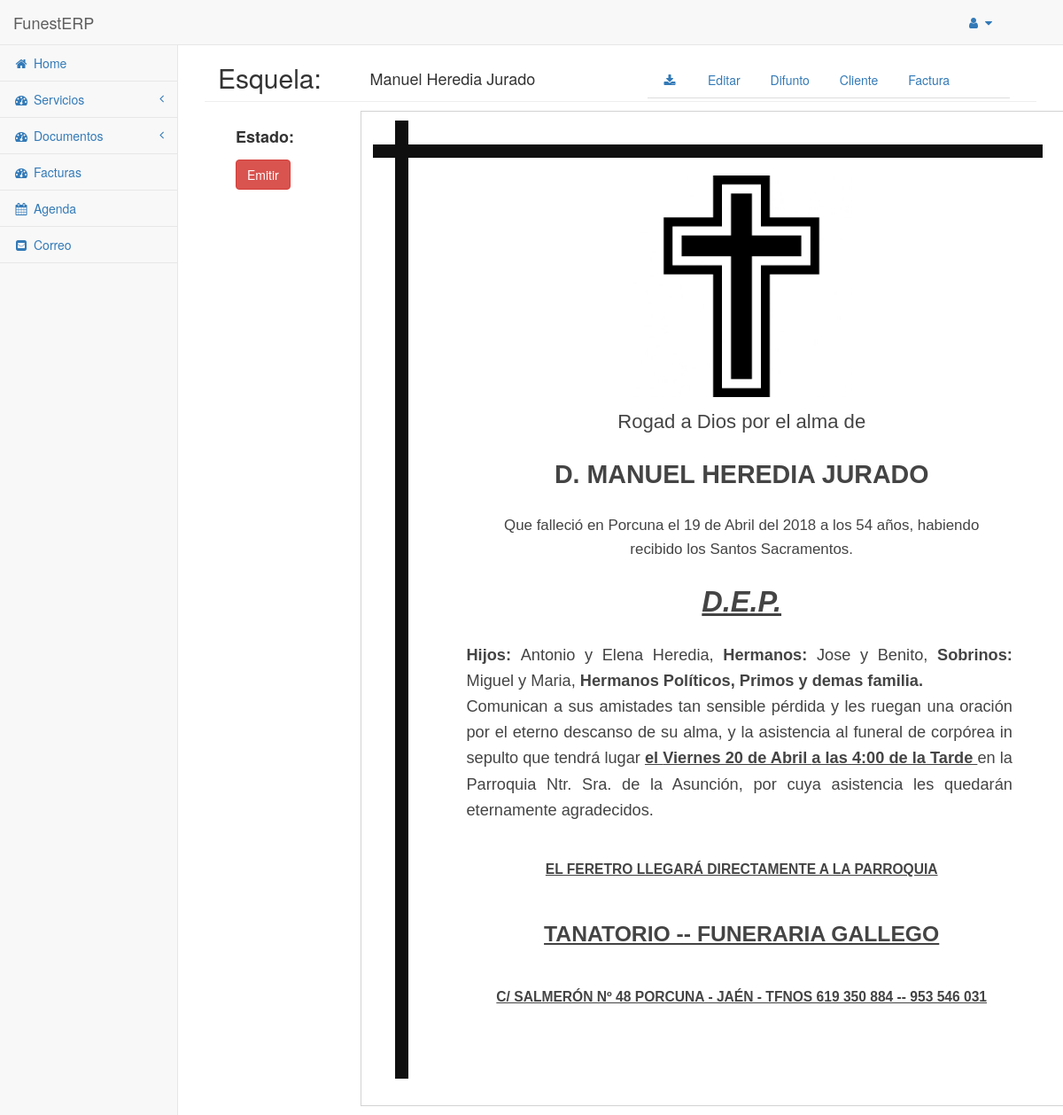
The page /erp/modulos/documentos/main.php?op=v_esquela&ref=1 on the database its author committed.
### tables this page shows
CREATE TABLE `difunto` (
  `id` int(11) NOT NULL,
  `nombre` varchar(50) NOT NULL,
  `dni` text,
  `sexo` enum('Hombre','Mujer') DEFAULT NULL,
  `poblacion` varchar(50) DEFAULT NULL,
  `provincia` varchar(50) DEFAULT NULL,
  `calle` varchar(50) DEFAULT NULL,
  `numero` varchar(11) DEFAULT NULL,
  `codigo_postal` varchar(5) DEFAULT NULL,
  `fecha_nacimiento` date DEFAULT NULL,
  `estado_civil` enum('Casado','Viudo','Soltero','') DEFAULT NULL,
  `nombre_pareja` varchar(50) DEFAULT NULL,
  `hijo_de` varchar(50) DEFAULT NULL,
  `poblacion2` varchar(50) DEFAULT NULL,
  `hijo_de2` varchar(50) DEFAULT NULL,
  `poblacion3` varchar(50) DEFAULT NULL
);

CREATE TABLE `familiares` (
  `id` int(11) NOT NULL,
  `id_fam` int(11) NOT NULL,
  `rol` varchar(30) NOT NULL,
  `nombres` text NOT NULL
);

### config/API_Client.php (called while the page is built, shortened)
<?php
class APIClient {
    public $HOST = "localhost";
    public $BD = "funesterp";
    public $USER = "root";
    public $PASS = "";
    public $BD_CONEXION;
    public function __construct() {
        $this->BD_CONEXION = mysqli_connect($this->HOST, $this->USER, $this->PASS, $this->BD);
        mysqli_set_charset($this->BD_CONEXION, "utf8");
    }
    public function select($modulo, $cond = null, $campos = "*", $order = null, $limit = null) {
        $sql = $this->preparaSQL([
            "modulo" => $modulo,
            "cond" => $cond,
            "campos" => $campos,
            "order" => $order,
            "limit" => $limit
        ]);
        $resultado = $this->getRows($sql);
        return $resultado;
    }
    public function preparaSQL($parametros) {
        $parametros = (object)$parametros;
        $sql = "SELECT $parametros->campos FROM $parametros->modulo WHERE $parametros->cond";
        return $sql;
    }
    public function getRows($sql) {
        if(!$res = $this->ejecutarSQL($sql)) return null;
        $resultado = [];
        while($row = mysqli_fetch_object($res)) {
            $resultado[] = $row;
        }
        return $resultado;
    }
    public function ejecutarSQL($sql) {
        $sql = trim($sql);
        $resultado = mysqli_query($this->BD_CONEXION, $sql);
        if($resultado) return $resultado;
        return false;
    }
}

### config/API_Global.php (called while the page is built, shortened)
<?php
require __DIR__ . "/API_Client.php";
$ApiClient = new APIClient();

### erp/funciones.php (called while the page is built, shortened)
<?php
function format_fecha($fecha, $op) {
    $fecha = new DateTime($fecha);
    $meses = ["","Enero","Febrero","Marzo","Abril","Mayo","Junio","Julio","Agosto","Septiembre","Octubre","Noviembre","Diciembre"];
    if($op == "defuncion") {
        $dia = date_format($fecha, "j");
        $mes = $meses[date_format($fecha, "n")];
        $anio = date_format($fecha, "Y");
        $txt = "$dia de $mes del $anio";
    } else if($op == "entierro") {
        $mes = $meses[date_format($fecha, "n")];
        $dia_num = date_format($fecha, "j");
        $dia_txt = date_format($fecha, "D");
        if($dia_txt == "Mon") $dia_txt = "Lunes";
        else if($dia_txt == "Tue") $dia_txt = "Martes";
        else if($dia_txt == "Wed") $dia_txt = "Miercoles";
        else if($dia_txt == "Thu") $dia_txt = "Jueves";
        else if($dia_txt == "Fri") $dia_txt = "Viernes";
        else if($dia_txt == "Sat") $dia_txt = "Sábado";
        else if($dia_txt == "Sun") $dia_txt = "Domingo";
        $txt = "$dia_txt $dia_num de $mes ";
    }
    return $txt;
}
function format_hora($date) {
    $date = new DateTime($date);
    $hora = date_format($date, "g");
    $min = date_format($date, "i");
    $meridiem = date_format($date, "a");
    $meridiem = ($meridiem == "am") ? "Mañana" : "Tarde";
    $txt = "$hora:$min de la $meridiem";
    return $txt;
}
?>

### erp/modulos/documentos/v_esquela.php (the view, shortened to what this page needs)
<?php
$ref = $_GET['ref'];
$miga = $_GET['miga'];
$misa_funeral = $_GET['misa_funeral'] ? $_GET['misa_funeral'] : false;
$estructura = null;
if($miga == "") {
    $id_dif = $ref;
    $modulo = "difunto";
    $cond = "id='$id_dif'";
    $difunto = $ApiClient->select($modulo, $cond);
    $modulo = "servicio";
    $cond = "id_dif='$id_dif'";
    $servicio = $ApiClient->select($modulo, $cond);
    $modulo = "difunto_familiares";
    $cond = "id_dif='$id_dif'";
    $relacion = $ApiClient->select($modulo, $cond);
    $modulo = "familiares";
    $id_fam = $relacion[0]->id_fam;
    $cond = "id_fam='$id_fam'";
    $familiares = $ApiClient->select($modulo, $cond);
    $estructura = [
        "difunto" => $difunto[0],
        "servicio" => $servicio[0],
        "familiares" => $familiares
    ];
    $estructura['servicio']->fecha_defuncion = format_fecha($estructura['servicio']->fecha_defuncion, "defuncion");
    $estructura['servicio']->fecha_entierro = format_fecha($estructura['servicio']->fecha_entierro, "entierro");
    $estructura['servicio']->fecha_misa = format_fecha($estructura['servicio']->fecha_misa, "entierro");
    $estructura['servicio']->hora_entierro = format_hora($estructura['servicio']->hora_entierro);
    $estructura['servicio']->hora_misa = format_hora($estructura['servicio']->hora_misa);
    $estructura['difunto']->fecha_nacimiento = format_edad($estructura['difunto']->fecha_nacimiento);
}
$esquela_emitida = $relacion[0]->esquela_emitida;
$misa_emitida = $relacion[0]->misa_emitida;
?>
<div class="container-fluid">
    <div class="row border_nav">
        <div class="col-md-2"><h2>Esquela:</h2></div>
        <div class="col-md-10 alinear_nav">
            <div class="col-md-5"><h4><?= $estructura['difunto']->nombre ?></h4></div>
            <div class="col-md-7">
                <nav>
                    <ul class="nav nav-tabs">
                        <li class="" role="presentation">
                            <?php $plantilla = ($misa_funeral == true) ? "./plantillaMisa.php" : "./plantillaEsquela.php"?>
                            <a href="<?= $plantilla ?>?ref=<?= $estructura['difunto']->id ?>"><i class="fa fa-download fa-fw"></i></a>
                        </li>
                        <li class="espaciar_nav" role="presentation">
                            <a href="main.php?op=e_documentos&ref=<?= $estructura['difunto']->id ?>&miga=esquela">Editar</a>
                        </li>
                        <li class="espaciar_nav" role="presentation">
                            <a href="../servicios/main.php?op=v_defuncion&ref=<?= $estructura['difunto']->id ?>">Difunto</a>
                        </li>
                        <li class="espaciar_nav" role="presentation">
                            <a href="../servicios/main.php?op=v_cliente&miga=docs&ref=<?= $estructura['difunto']->id ?>">Cliente</a>
                        </li>
                        <li class="espaciar_nav" role="presentation">
                            <a href="../contabilidad/main.php?op=v_factura&miga=docs&ref=<?= $estructura['difunto']->id ?>">Factura</a>
                        </li>
                    </ul>
                </nav>
            </div>
        </div>
    </div>
    <div class="row">
        <div class="col-md-2 estado">
            <h4>Estado:</h4>
            <?php if($misa_funeral != true) { ?>
                <button id="btn_emitida_esquela" type="button" class="btn btn-danger" onclick="setEstado(this);">Emitir</button>
            <?php } else { ?>
                <button id="btn_emitida_misa" type="button" class="btn btn-danger" onclick="setEstado(this);">Emitir</button>
            <?php } ?>
        </div>
        <div class="col-md-8">
            <div class="row body_esquela">
                <div id="dina4">
                    <div class="row" style="margin-left: 3px;">
                        <div class="barra_superior"></div>
                        <div class="barra_lateral">
                            <div class="contenido_general">
                                <div class="row contenido_superior">
                                    <div class="col-md-10 col-md-offset-1" style="text-align: center;">
                                        <img class="tam_img" src="../../img/cruz_esquela.jpg">
                                        <div class="separado_row" style="font-size: 170%;">Rogad a Dios por el alma de</div>
                                        <div class="separado_row" style="font-size: 220%; font-weight: bold">D. <?= strtoupper($estructura['difunto']->nombre) ?></div>
                                        <div class="separado_row" style="font-size: 130%;">Que falleció en <?= $estructura['difunto']->poblacion ?> el
                                            <?= $estructura['servicio']->fecha_defuncion ?> a los <?= $estructura['difunto']->fecha_nacimiento ?> años,
                                            habiendo recibido los Santos Sacramentos.</div>
                                        <div class="separado_row subrayado" style="font-size: 250%; font-weight: bold;"><i>D.E.P.</i></div>
                                    </div>
                                </div>
                                <div class="row contenido_central" style="text-align: justify">
                                    <div class="col-md-12">
                                        <div style="font-size: 140%;">
                                            <?php foreach($estructura['familiares'] as $valor) { ?>
                                                <span><?= $valor->rol ?>: </span> <?= $valor->nombres ?>,
                                            <?php } ?>
                                            <span> Hermanos Políticos, Primos y demas familia.</span> <br>
                                            <?php if(!$misa_funeral) { ?>
                                                Comunican a sus amistades tan sensible pérdida y les ruegan una oración por el eterno
                                                descanso de su alma, y la asistencia al funeral de corpórea in sepulto que tendrá
                                                lugar <span class="subrayado">el <?= $estructura['servicio']->fecha_entierro ?> a las
                                                    <?= $estructura['servicio']->hora_entierro ?> </span> en la Parroquia Ntr. Sra. de la Asunción,
                                                por cuya asistencia les quedarán eternamente agradecidos.
                                            <?php }  ?>
                                        </div>
                                    </div>
                                </div>
                                <div class="row contenido_inferior" style="margin-top: 40px;">
                                    <div class="col-md-12" style="text-align: center;">
                                        <?php if(!$misa_funeral) { ?>
                                            <div class="separado_row subrayado " style="font-size: 120%; font-weight: bold;">EL FERETRO LLEGARÁ DIRECTAMENTE A LA PARROQUIA</div>
                                            <div class="separado_row subrayado" style="font-size: 190%; font-weight: bold;">TANATORIO -- FUNERARIA GALLEGO</div>
                                        <?php } else { ?>
                                            <div class="separado_row_misa subrayado" style="font-size: 190%; font-weight: bold;">TANATORIO -- FUNERARIA GALLEGO</div>
                                        <?php }  ?>
                                        <div class="subrayado" style="font-size: 120%; font-weight: bold;">C/ SALMERÓN Nº 48 PORCUNA - JAÉN - TFNOS 619 350 884 -- 953 546 031</div>
                                    </div>
                                </div>
                            </div>
                        </div>
                    </div>
                </div>
            </div>
        </div>
    </div>
</div>
        var esquela_emitida = '<?php print_r($esquela_emitida); ?>';
        var misa_emitida = '<?php print_r($misa_emitida); ?>';
        var id_fam = '<?php print_r($id_fam); ?>';

### erp/css/estilosERP.css (style rules this page uses)
body { background-color: #f8f8f8; }
.border_nav { border-bottom: 1px solid #eee; }
.alinear_nav { margin-top: 18px; }
.estado { margin-left: 20px; margin-top: 20px; }
.estado h4 { font-weight: bold; margin-bottom: 15px; }
.estado button { margin-bottom: 15px; }

### erp/modulos/documentos/v_esquela.php (style rules this page uses)
.body_esquela { font-family: Arial; font-size: 13px; line-height: 1.6; color: #444; }
#dina4 { width: 210mm; height: 297mm; border: 1px solid #D2D2D2; background: #fff; margin: 10px auto; }
.barra_lateral { background-color: #0f0f0f; width: 15px; height: 275mm; margin-left: 35px; }
.barra_superior { background-color: #0f0f0f; width: 200mm; height: 15px; margin-top: -30px; margin-left: 10px; }
.contenido_general { margin-left: 60px; padding-top: 20px; width: 175mm; }
.tam_img { max-width: 250px; max-height: 250px; margin: 0 auto; display: block; margin-bottom: 10px; }
.separado_row { margin-bottom: 20px; }
.subrayado { text-decoration: underline; }
.contenido_central { margin-left: 5px; margin-right: 10px; }
.contenido_central span { font-weight: bold; }
.contenido_inferior .separado_row { margin-bottom: 40px; }

### rows shown on the page
difunto: nombre "Manuel Heredia Jurado", nombre "MANUEL HEREDIA JURADO", poblacion "Porcuna"
familiares: rol "Hijos", nombres "Antonio y Elena Heredia"
familiares: rol "Hermanos", nombres "Jose y Benito"
familiares: rol "Sobrinos", nombres "Miguel y Maria"

### other values the page prints
$estructura['servicio']->fecha_defuncion "19 de Abril del 2018"
$estructura['difunto']->fecha_nacimiento "54"
$estructura['servicio']->fecha_entierro "Viernes 20 de Abril"
$estructura['servicio']->hora_entierro "4:00 de la Tarde"
